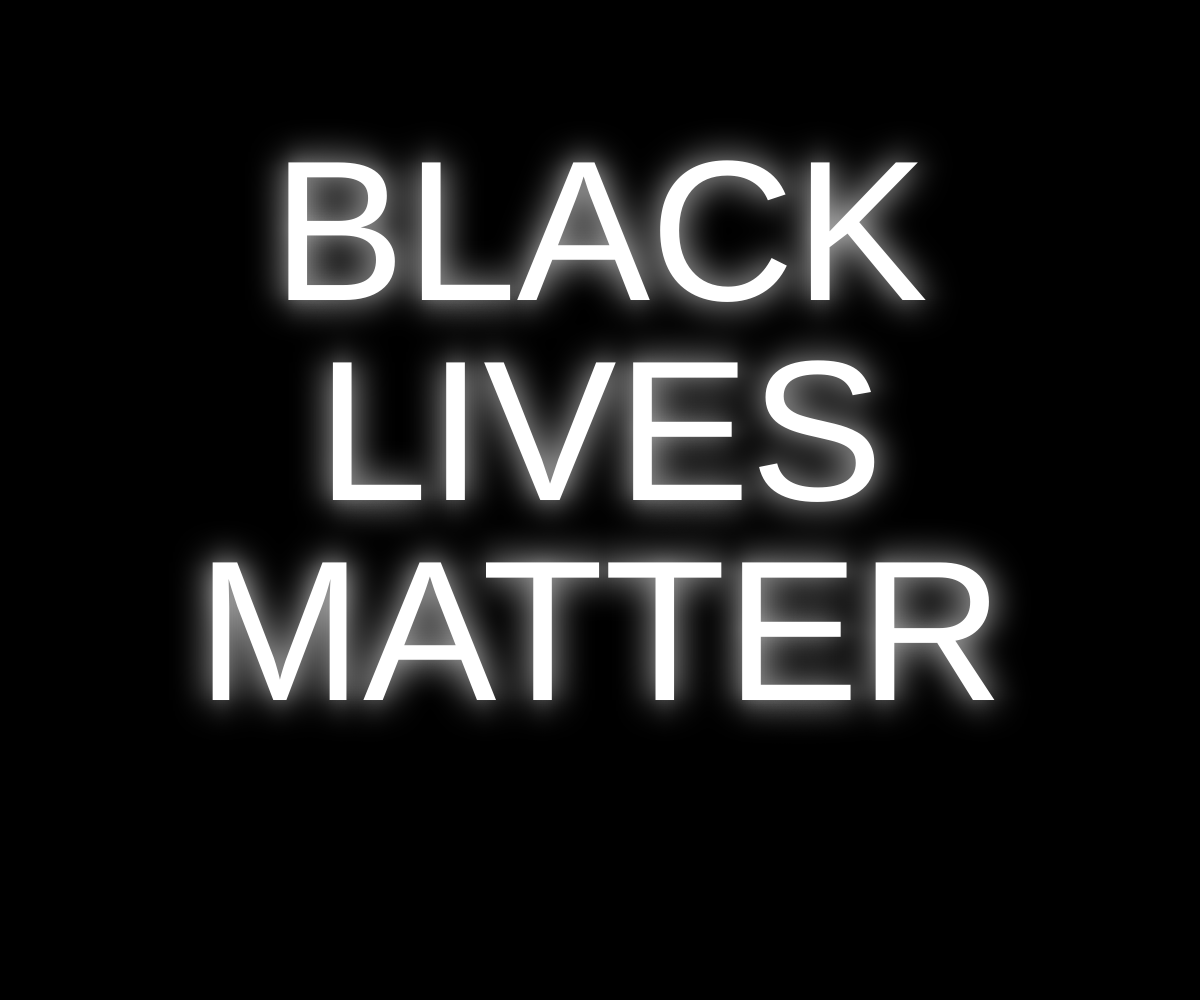
Frame 1 (no input)
Frame 60 (no input): identical to frame 1, image omitted
Frame 120 (the mouse pressed at the canvas centre since frame 60): identical to frame 1, image omitted

The p5.js sketch that drew this single still picture (run headless with seeded random() and noise() and a simulated clock; from frame 60 on, the mouse is pressed at the canvas centre):

// p5.js sketch
// ── sketch.js
function setup() {
  createCanvas(windowWidth, windowHeight);
  background("black");
  textSize(200);
  fill('white');
  textAlign(CENTER);
  textWrap(WORD);
  text('BLACK', width / 2, height / 2 - 200);
  text('LIVES', width / 2, height / 2);
  text('MATTER', width / 2, height / 2 + 200);
  filter(BLUR, 15);

  text('BLACK', width / 2, height / 2 - 200);
  text('LIVES', width / 2, height / 2);
  text('MATTER', width / 2, height / 2 + 200);
}

function draw() {
  
}
